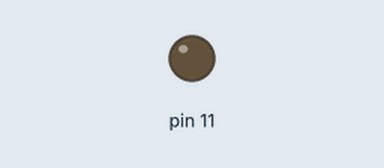
This sketch was run on a simulated Arduino Uno, built with avr-gcc and run on an emulated ATmega328P. On the bench: output pins drawn as LEDs (lit = HIGH).

Above: at 0.05 s.
At 9.55 s:
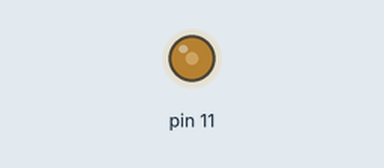
At 19.95 s:
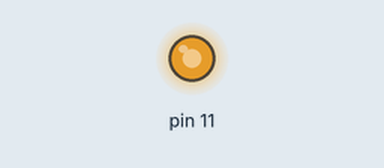
At 39.86 s:
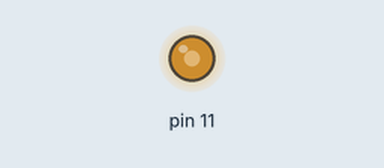
Timing chart, 0 to 40.0 s (numbered marks = the images above):
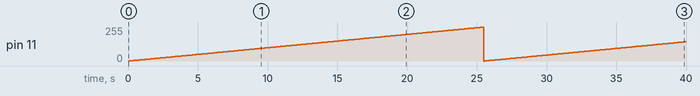

The sketch:

week07_4_arduino_analogwrite.ino
```cpp
void setup() {
  // put your setup code here, to run once:
  pinMode(11,OUTPUT);
}
int a=0;
void loop() {
  // put your main code here, to run repeatedly:
  analogWrite(11,a);
  a = (a+1)%255;
  delay(100);
}
```

Measured:
- by itself, pin 11: 0/255 → 1/255 at 0.10 s, → 2/255 0.10 s later, → 3/255 0.10 s later, → 4/255 0.10 s later, … (399 changes in this stretch)
